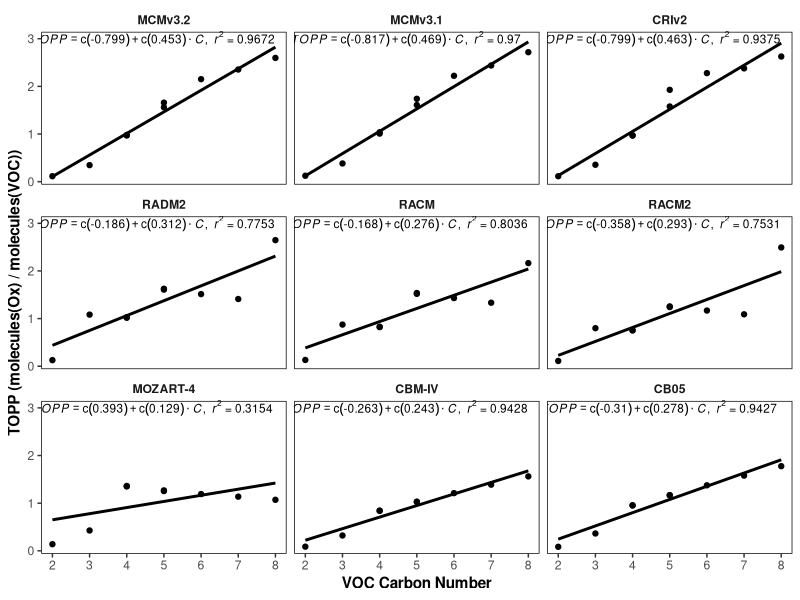

Write R code to recreate this figure.
#R script to plot first day TOPP vs carbon number of VOC
# Version 0: Jane Coates 5/1/2015

#first day TOPPs for all alkanes
cb05.data = data.frame(TOPP = c(0.0845172479748726, 0.3641597032547, 0.952807605266571, 0.95486788938202, 1.16583390916096, 1.16891467571259, 1.37504136562347, 1.57824212238862, 1.7769056558609), C = c(2, 3, 4, 4, 5, 5, 6, 7, 8), Mechanism = rep("CB05", 9), VOC = c("Ethane", "Propane", "Butane", "2-methylpropane", "Pentane", "2-methylbutane", "Hexane", "Heptane", "Octane"))
cbm4.data = data.frame(TOPP = c(0.0869439467787743, 0.321530640125275, 0.840508162975311, 0.842413246631622, 1.0273551940918, 1.03020417690277, 1.21066904067993, 1.38842662532035, 1.56198441982269), C = c(2, 3, 4, 4, 5, 5, 6, 7, 8), Mechanism = rep("CBM-IV", 9), VOC = c("Ethane", "Propane", "Butane", "2-methylpropane", "Pentane", "2-methylbutane", "Hexane", "Heptane", "Octane"))
cri.data = data.frame(TOPP = c(0.114152513444424, 0.354555159807205, 0.972761750221252, 0.967499315738678, 1.92756509780884, 1.57766127586365, 2.27819347381592, 2.37771141645028, 2.62646389007568), C = c(2, 3, 4, 4, 5, 5, 6, 7, 8), Mechanism = rep("CRIv2", 9), VOC = c("Ethane", "Propane", "Butane", "2-methylpropane", "Pentane", "2-methylbutane", "Hexane", "Heptane", "Octane"))
mcm1.data = data.frame(TOPP = c(0.12388314306736, 0.381832748651505, 1.03673362731934, 1.00873160362244, 1.7392680644989, 1.60785245895386, 2.22197437286377, 2.43809782036837, 2.71707463264465), C = c(2, 3, 4, 4, 5, 5, 6, 7, 8), Mechanism = rep("MCMv3.1", 9), VOC = c("Ethane", "Propane", "Butane", "2-methylpropane", "Pentane", "2-methylbutane", "Hexane", "Heptane", "Octane"))
mcm2.data = data.frame(TOPP = c(0.114175207912922, 0.346426695585251, 0.969126343727112, 0.97936624288559, 1.65823602676392, 1.56109631061554, 2.15132093429565, 2.35366020437529, 2.59780859947205), C = c(2, 3, 4, 4, 5, 5, 6, 7, 8), Mechanism = rep("MCMv3.2", 9), VOC = c("Ethane", "Propane", "Butane", "2-methylpropane", "Pentane", "2-methylbutane", "Hexane", "Heptane", "Octane"))
mozart.data = data.frame(TOPP = c(0.13925464451313, 0.426944702863693, 1.35161006016234, 1.36120154967707, 1.25415044979106, 1.26796579809986, 1.19147772506108, 1.13707226810293, 1.07097521526232), C = c(2, 3, 4, 4, 5, 5, 6, 7, 8),Mechanism = rep("MOZART-4", 9), VOC = c("Ethane", "Propane", "Butane", "2-methylpropane", "Pentane", "2-methylbutane", "Hexane", "Heptane", "Octane"))
radm2.data = data.frame(TOPP = c(0.128240107806014, 1.08334165767495, 1.018176249037, 1.02741364842436, 1.6082770856021, 1.62653683458413, 1.51392132447213, 1.41119257035762, 2.64668250083923), C = c(2, 3, 4, 4, 5, 5, 6, 7, 8),Mechanism = rep("RADM2", 9), VOC = c("Ethane", "Propane", "Butane", "2-methylpropane", "Pentane", "2-methylbutane", "Hexane", "Heptane", "Octane"))
racm.data = data.frame(TOPP = c(0.131782606244087, 0.874435728469489, 0.821836475805618, 0.829292583493552, 1.5196495628324, 1.53690306958592, 1.43049347621303, 1.3334258081613, 2.16452836990356), C = c(2, 3, 4, 4, 5, 5, 6, 7, 8), Mechanism = rep("RACM", 9), VOC = c("Ethane", "Propane", "Butane", "2-methylpropane", "Pentane", "2-methylbutane", "Hexane", "Heptane", "Octane"))
racm2.data = data.frame(TOPP = c(0.11060257256031, 0.798908760167675, 0.750852622519925, 0.757664729521855, 1.24206785895999, 1.25616981161871, 1.16919717065856, 1.08986004348133, 2.49343633651733), C = c(2, 3, 4, 4, 5, 5, 6, 7, 8), Mechanism = rep("RACM2", 9), VOC = c("Ethane", "Propane", "Butane", "2-methylpropane", "Pentane", "2-methylbutane", "Hexane", "Heptane", "Octane"))

full = rbind(cb05.data, cbm4.data, cri.data, mcm1.data, mcm2.data, mozart.data, radm2.data, racm.data, racm2.data)
full$Mechanism = factor(full$Mechanism, levels = c("MCMv3.2", "MCMv3.1", "CRIv2", "RADM2", "RACM", "RACM2", "MOZART-4", "CBM-IV", "CB05"))

#plotting 
library(ggplot2)
library(plyr)
library(Cairo)

lm_eqn = function(df){
    m = lm(TOPP ~ C, df);
    eq <- substitute(italic(TOPP) == a + b %.% italic(C)*","~~italic(r)^2~"="~r2, 
         list(a = format(coef(m)[1], digits = 3), 
              b = format(coef(m)[2], digits = 3), 
             r2 = format(summary(m)$r.squared, digits = 4)))
    as.character(as.expression(eq));
}
eqn = ddply(full, .(Mechanism), lm_eqn)

plot = ggplot(full, aes(x = C, y = TOPP))
plot = plot + geom_point()
plot = plot + geom_smooth(method = "lm", se = FALSE, colour = "black")
plot = plot + geom_text(data = eqn, aes(x = 4.7, y = 3, label = V1), size = 3, parse = TRUE)
plot = plot + facet_wrap( ~ Mechanism)
plot = plot + ylab("TOPP (molecules(Ox) / molecules(VOC))")
plot = plot + xlab("VOC Carbon Number")
plot = plot + scale_x_continuous(limits = c(2, 8), breaks = seq(2, 8, 1))
plot = plot + theme_bw()
plot = plot + theme(axis.title = element_text(face = "bold"))
plot = plot + theme(strip.background = element_blank())
plot = plot + theme(strip.text = element_text(face = "bold"))
plot = plot + theme(panel.border = element_rect(colour = "black"))
plot = plot + theme(panel.grid = element_blank())

CairoPDF(file = "Alkanes_vs_C.pdf", width = 9, height = 12.7)
print(plot)
dev.off()

#cumulative data
#cb05.sum = data.frame(TOPP = c(1.20671016722918, 2.77097161114216, 7.38695549964905, 7.38721550999356, 9.23052495157695, 9.23052495157695, 11.0736165046692, 12.9159500370983, 14.7577180862427), C = c(2, 3, 4, 4, 5, 5, 6, 7, 8), Mechanism = rep("CB05", 9))
#cbm4.sum = data.frame(TOPP = c(0.514679666608572, 1.92855651676655, 5.13722425699234, 5.13722425699234, 6.41383069753647, 6.41383069753647, 7.68926954269408, 8.96287225268254, 10.2350900769234), C = c(2, 3, 4, 4, 5, 5, 6, 7, 8), Mechanism = rep("CBM-IV", 9))
#cri.sum = data.frame(TOPP = c(1.81489448994398, 3.57785767316818, 8.10189753770828, 5.20626991987229, 10.7970547676086, 7.43763422966003, 13.171205163002, 15.1338886973831, 17.2316104471683), C = c(2, 3, 4, 4, 5, 5, 6, 7, 8), Mechanism = rep("CRIv2", 9))
#mcm1.sum = data.frame(TOPP = c(1.90840931236744, 3.7286085486412, 8.18034851551057, 5.35230222344398, 10.4700429737568, 8.15893486142159, 12.6083653271198, 14.6831535813028, 16.3026970177889), C = c(2, 3, 4, 4, 5, 5, 6, 7, 8), Mechanism = rep("MCMv3.1", 9))
#mcm2.sum = data.frame(TOPP = c(1.73118758946657, 3.33106312155723, 7.9264372587204, 5.02549582719803, 10.293275475502, 7.80973780155182, 12.43832847476, 14.3289110839036, 15.7610485255718), C = c(2, 3, 4, 4, 5, 5, 6, 7, 8), Mechanism = rep("MCMv3.2", 9))
#mozart.sum = data.frame(TOPP = c(1.77771823108196, 3.17198884487152, 8.32885125279426, 8.32885125279426, 8.32885125279426, 8.32885125279426, 8.32885125279426, 8.32885125279426, 8.32885125279426), C = c(2, 3, 4, 4, 5, 5, 6, 7, 8), Mechanism = rep("MOZART-4", 9))
#radm2.sum = data.frame(TOPP = c(2.02861285815918, 5.19599565863609, 5.19599565863609, 5.19599565863609, 7.10249280929565, 7.10249280929565, 7.10249280929565, 7.10249280929565, 9.79746463384187), C = c(2, 3, 4, 4, 5, 5, 6, 7, 8), Mechanism = rep("RADM2", 9))
#racm.sum = data.frame(TOPP = c(2.00438816845417, 5.27871292829513, 5.27871292829513, 5.27871292829513, 7.8209319114685, 7.8209319114685, 7.8209319114685, 7.8209319114685, 7.96408114440758), C = c(2, 3, 4, 4, 5, 5, 6, 7, 8), Mechanism = rep("RACM", 9))
#racm2.sum = data.frame(TOPP = c(1.81824918091297, 5.14532187581062, 5.14532187581062, 5.14532187581062, 6.36730608344079, 6.36730608344079, 6.36730608344079, 6.36730608344079, 8.31547710736311), C = c(2, 3, 4, 4, 5, 5, 6, 7, 8), Mechanism = rep("RACM2", 9))
#
#sum = rbind(cb05.sum, cbm4.sum, cri.sum, mcm1.sum, mcm2.sum, mozart.sum, radm2.sum, racm.sum, racm2.sum)
#sum$Mechanism = factor(sum$Mechanism, levels = c("MCMv3.2", "MCMv3.1", "CRIv2", "RADM2", "RACM", "RACM2", "MOZART-4", "CBM-IV", "CB05"))
#
#sum.eqn = ddply(sum, .(Mechanism), lm_eqn)
#
#plot = ggplot(sum, aes(x = C, y = TOPP))
#plot = plot + geom_point()
#plot = plot + geom_smooth(method = "lm", se = FALSE, colour = "black")
#plot = plot + geom_text(data = sum.eqn, aes(x = 4.7, y = 16.5, label = V1), size = 3, parse = TRUE)
#plot = plot + facet_wrap( ~ Mechanism)
#plot = plot + ylab("TOPP (molecules(Ox) / molecules(VOC))")
#plot = plot + xlab("VOC Carbon Number")
#plot = plot + scale_x_continuous(limits = c(2, 8), breaks = seq(2, 8, 1))
#plot = plot + theme_bw()
#plot = plot + theme(axis.title = element_text(face = "bold"))
#plot = plot + theme(strip.background = element_blank())
#plot = plot + theme(strip.text = element_text(face = "bold"))
#plot = plot + theme(panel.border = element_rect(colour = "black"))
#plot = plot + theme(panel.grid = element_blank())
#
#CairoPDF(file = "Alkanes_vs_C_sum.pdf", width = 9, height = 12.7)
#print(plot)
#dev.off()
